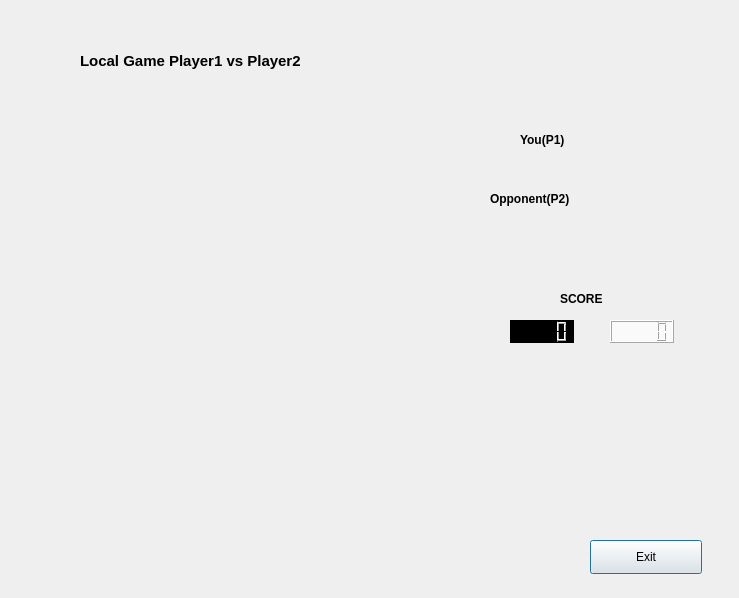
<?xml version="1.0" encoding="UTF-8"?>
<ui version="4.0">
 <class>Dialog</class>
 <widget class="QDialog" name="Dialog">
  <property name="geometry">
   <rect>
    <x>0</x>
    <y>0</y>
    <width>739</width>
    <height>598</height>
   </rect>
  </property>
  <property name="windowTitle">
   <string>Dialog</string>
  </property>
  <widget class="QLabel" name="lb_inlocalgame">
   <property name="geometry">
    <rect>
     <x>80</x>
     <y>40</y>
     <width>351</width>
     <height>41</height>
    </rect>
   </property>
   <property name="font">
    <font>
     <pointsize>11</pointsize>
     <weight>75</weight>
     <bold>true</bold>
    </font>
   </property>
   <property name="text">
    <string>Local Game Player1 vs Player2</string>
   </property>
  </widget>
  <widget class="QLabel" name="lb_score">
   <property name="geometry">
    <rect>
     <x>560</x>
     <y>290</y>
     <width>81</width>
     <height>18</height>
    </rect>
   </property>
   <property name="font">
    <font>
     <weight>75</weight>
     <bold>true</bold>
    </font>
   </property>
   <property name="text">
    <string>SCORE</string>
   </property>
  </widget>
  <widget class="QLabel" name="lb_p1">
   <property name="geometry">
    <rect>
     <x>520</x>
     <y>130</y>
     <width>81</width>
     <height>20</height>
    </rect>
   </property>
   <property name="font">
    <font>
     <weight>75</weight>
     <bold>true</bold>
    </font>
   </property>
   <property name="text">
    <string>You(P1)</string>
   </property>
  </widget>
  <widget class="QLCDNumber" name="lcd_score_w">
   <property name="geometry">
    <rect>
     <x>610</x>
     <y>320</y>
     <width>64</width>
     <height>23</height>
    </rect>
   </property>
   <property name="font">
    <font>
     <pointsize>9</pointsize>
     <weight>75</weight>
     <bold>true</bold>
    </font>
   </property>
   <property name="styleSheet">
    <string notr="true">QLCDNumber{
    color: rgb(0, 0, 0);   
    background-color: rgb(250, 250, 250);
}</string>
   </property>
  </widget>
  <widget class="QPushButton" name="btn_gameexit">
   <property name="geometry">
    <rect>
     <x>590</x>
     <y>540</y>
     <width>112</width>
     <height>34</height>
    </rect>
   </property>
   <property name="text">
    <string>Exit</string>
   </property>
  </widget>
  <widget class="QLabel" name="lb_p2">
   <property name="geometry">
    <rect>
     <x>490</x>
     <y>190</y>
     <width>131</width>
     <height>18</height>
    </rect>
   </property>
   <property name="font">
    <font>
     <weight>75</weight>
     <bold>true</bold>
    </font>
   </property>
   <property name="text">
    <string>Opponent(P2)</string>
   </property>
  </widget>
  <widget class="QLCDNumber" name="lcd_score_b">
   <property name="geometry">
    <rect>
     <x>510</x>
     <y>320</y>
     <width>64</width>
     <height>23</height>
    </rect>
   </property>
   <property name="font">
    <font>
     <weight>75</weight>
     <bold>true</bold>
     <underline>false</underline>
    </font>
   </property>
   <property name="autoFillBackground">
    <bool>false</bool>
   </property>
   <property name="styleSheet">
    <string notr="true">QLCDNumber{
    color: rgb(255, 255, 255);    
    background-color: rgb(0, 0, 0);
}</string>
   </property>
   <property name="smallDecimalPoint">
    <bool>false</bool>
   </property>
   <property name="digitCount">
    <number>5</number>
   </property>
   <property name="segmentStyle">
    <enum>QLCDNumber::Filled</enum>
   </property>
  </widget>
 </widget>
 <resources/>
 <connections/>
</ui>
